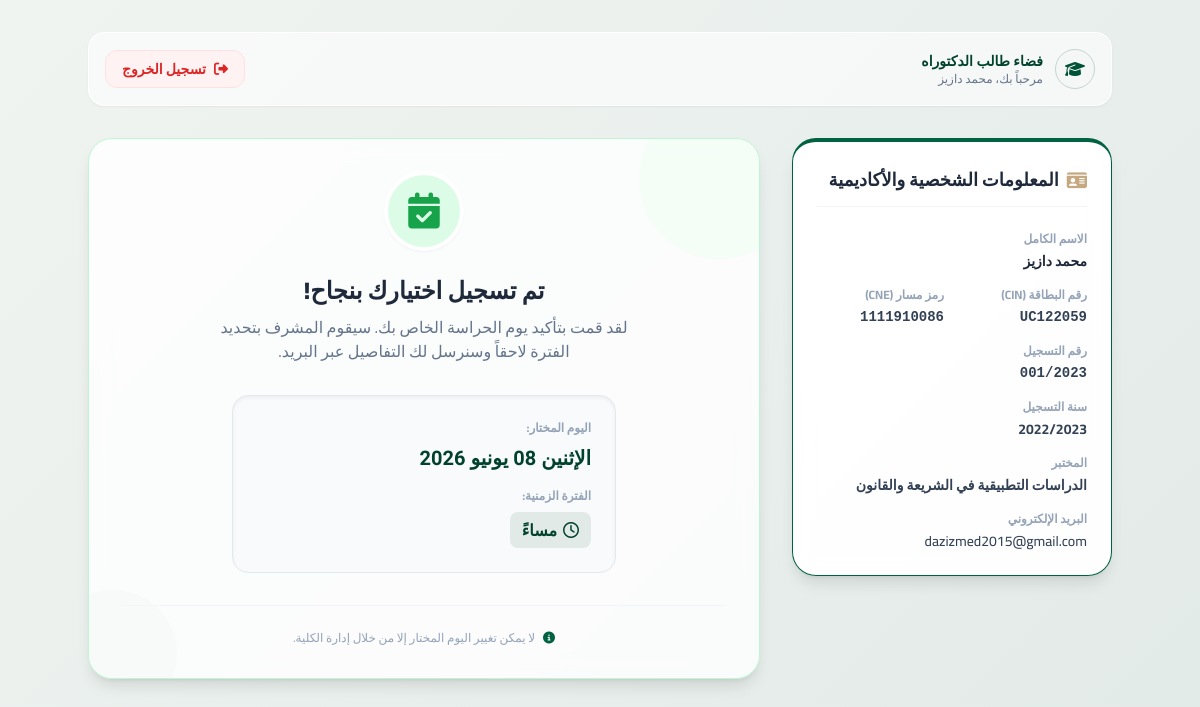
The page /student/dashboard (signed in) on the database its author committed.
### tables this page shows
CREATE TABLE students (
        id INTEGER PRIMARY KEY AUTOINCREMENT,
        anne_inscription TEXT,
        nins TEXT,
        nom_complet TEXT NOT NULL,
        prenom TEXT,
        cne TEXT,
        cin TEXT NOT NULL UNIQUE,
        labo TEXT,
        situation TEXT,
        email TEXT,
        chosen_day TEXT DEFAULT NULL,
        assigned_period TEXT DEFAULT NULL,
        email_sent INTEGER DEFAULT 0,
        registration_date TIMESTAMP DEFAULT NULL
    , assigned_session_id INTEGER DEFAULT NULL REFERENCES sessions(id));

### app.py (the view)
@app.route('/student/dashboard')
def student_dashboard():
    cin = session.get('student_cin')
    if not cin:
        return redirect(url_for('index'))
    conn = get_db()
    cursor = conn.cursor()
    cursor.execute('''
        SELECT s.*, se.track as session_track, se.module_name as session_module,
               se.time_slot as session_time, se.semester as session_semester, se.group_label as session_group
        FROM students s
        LEFT JOIN sessions se ON s.assigned_session_id = se.id
        WHERE UPPER(s.cin) = ?
    ''', (cin.upper(),))
    student = cursor.fetchone()
    if not student:
        session.pop('student_cin', None)
        return redirect(url_for('index'))
    cursor.execute('''
        SELECT d.*,
               (SELECT COUNT(*) FROM students s WHERE s.chosen_day = d.day_label) as registered_count
        FROM days d
        WHERE d.is_active = 1
    ''')
    all_days = [dict(row) for row in cursor.fetchall()]
    available_days = [d for d in all_days if d['registered_count'] < d['max_capacity']]
    conn.close()
    return render_template('student_dashboard.html', student=dict(student), days=available_days, all_days=all_days)

### app.py (called while the page is built)
def get_db():
    conn = sqlite3.connect(DB_PATH)
    conn.row_factory = sqlite3.Row
    return conn

### templates/student_dashboard.html (shortened to what this page needs)
<!DOCTYPE html>
<html lang="ar" dir="rtl">
<head>
    <link rel="stylesheet" href="https://cdnjs.cloudflare.com/ajax/libs/font-awesome/6.4.0/css/all.min.css">
    <script src="https://cdn.tailwindcss.com"></script>
</head>
<body class="py-8 px-4 sm:px-6 lg:px-8 text-slate-800">
    <div class="max-w-5xl mx-auto">
        <div class="flex justify-between items-center mb-8 bg-white/60 p-4 rounded-2xl shadow-sm border border-white">
            <div class="flex items-center gap-3">
                <div class="w-10 h-10 bg-brand-50 rounded-full flex items-center justify-center text-brand-600 border border-brand-200">
                    <i class="fa-solid fa-graduation-cap"></i>
                </div>
                <div>
                    <h2 class="text-sm font-bold text-brand-700 font-tajawal">فضاء طالب الدكتوراه</h2>
                    <p class="text-xs text-slate-500">مرحباً بك، {{ student.nom_complet }}</p>
                </div>
            </div>
            <a href="{{ url_for('student_logout') }}" class="px-4 py-2 bg-red-50 hover:bg-red-100 text-red-600 text-sm font-bold rounded-xl transition-colors flex items-center gap-2 border border-red-100">
                <i class="fa-solid fa-right-from-bracket"></i> تسجيل الخروج
            </a>
        </div>
        <div class="grid grid-cols-1 lg:grid-cols-3 gap-8">
            <div class="lg:col-span-1">
                <div class="glass-card rounded-3xl p-6 border-t-4 border-brand-500 shadow-lg sticky top-8">
                    <h3 class="text-lg font-bold text-slate-800 mb-6 flex items-center gap-2 border-b border-slate-100 pb-3">
                        <i class="fa-solid fa-id-card text-accent-gold"></i> المعلومات الشخصية والأكاديمية
                    </h3>
                    <div class="space-y-4 text-sm">
                        <div>
                            <span class="block text-xs font-bold text-slate-400 mb-1">الاسم الكامل</span>
                            <span class="block font-extrabold text-slate-800">{{ student.nom_complet }}</span>
                        </div>
                        <div class="grid grid-cols-2 gap-4">
                            <div>
                                <span class="block text-xs font-bold text-slate-400 mb-1">رقم البطاقة (CIN)</span>
                                <span class="block font-bold text-slate-700 font-mono text-right" style="direction: ltr;">{{ student.cin }}</span>
                            </div>
                            <div>
                                <span class="block text-xs font-bold text-slate-400 mb-1">رمز مسار (CNE)</span>
                                <span class="block font-bold text-slate-700 font-mono text-right" style="direction: ltr;">{{ student.cne }}</span>
                            </div>
                        </div>
                        <div>
                            <span class="block text-xs font-bold text-slate-400 mb-1">رقم التسجيل</span>
                            <span class="block font-bold text-slate-700 font-mono text-right" style="direction: ltr;">{{ student.nins }}</span>
                        </div>
                        <div>
                            <span class="block text-xs font-bold text-slate-400 mb-1">سنة التسجيل</span>
                            <span class="block font-bold text-slate-700">{{ student.anne_inscription }}</span>
                        </div>
                        <div>
                            <span class="block text-xs font-bold text-slate-400 mb-1">المختبر</span>
                            <span class="block font-semibold text-slate-700">{{ student.labo }}</span>
                        </div>
                        <div>
                            <span class="block text-xs font-bold text-slate-400 mb-1">البريد الإلكتروني</span>
                            <span class="block font-medium text-slate-700 text-right" style="direction: ltr;">{{ student.email }}</span>
                        </div>
                    </div>
                </div>
            </div>
            <div class="lg:col-span-2">
                {% if student.chosen_day %}
                    <div class="glass-card rounded-3xl p-8 border border-green-200 shadow-lg text-center relative overflow-hidden bg-white/80">
                        <div class="absolute -top-10 -right-10 w-40 h-40 bg-green-50 rounded-full opacity-50 pointer-events-none"></div>
                        <div class="absolute -bottom-10 -left-10 w-32 h-32 bg-brand-50 rounded-full opacity-50 pointer-events-none"></div>
                        <div class="inline-flex items-center justify-center w-20 h-20 bg-green-100 text-green-600 rounded-full mb-6 border-4 border-white shadow-sm">
                            <i class="fa-solid fa-calendar-check text-4xl"></i>
                        </div>
                        <h2 class="text-2xl font-extrabold text-slate-800 mb-2">تم تسجيل اختيارك بنجاح!</h2>
                        <p class="text-slate-500 mb-8 max-w-md mx-auto">لقد قمت بتأكيد يوم الحراسة الخاص بك. سيقوم المشرف بتحديد الفترة لاحقاً وسنرسل لك التفاصيل عبر البريد.</p>
                        <div class="bg-slate-50 border border-slate-200 rounded-2xl p-6 inline-block w-full max-w-sm mx-auto text-right shadow-inner">
                            <span class="block text-xs font-bold text-slate-400 mb-2">اليوم المختار:</span>
                            <span class="block text-xl font-extrabold text-brand-700 font-tajawal mb-4">{{ student.chosen_day }}</span>
                            {% if student.session_module %}
                                <div class="mt-4 pt-4 border-t border-slate-200 text-right space-y-3">
                                    <div>
                                        <span class="block text-xs font-bold text-slate-400 mb-0.5">المسلك المعين:</span>
                                        <span class="block font-bold text-slate-800 text-sm">{{ student.session_track }}</span>
                                    </div>
                                    <div>
                                        <span class="block text-xs font-bold text-slate-400 mb-0.5">حصة الحراسة (المادة):</span>
                                        <span class="block font-bold text-brand-700 text-base font-tajawal">{{ student.session_module }}</span>
                                    </div>
                                    <div class="grid grid-cols-2 gap-4">
                                        <div>
                                            <span class="block text-xs font-bold text-slate-400 mb-0.5">التوقيت:</span>
                                            <span class="inline-flex items-center gap-1 text-xs font-bold px-2 py-1 rounded bg-brand-50 text-brand-700 border border-brand-100">
                                                <i class="fa-regular fa-clock"></i> {{ student.session_time }}
                                            </span>
                                        </div>
                                        <div>
                                            <span class="block text-xs font-bold text-slate-400 mb-0.5">الفصل والمجموعة:</span>
                                            <span class="block font-bold text-slate-700 text-xs mt-1">{{ student.session_semester }} - {{ student.session_group }}</span>
                                        </div>
                                    </div>
                                </div>
                            {% else %}
                                <span class="block text-xs font-bold text-slate-400 mb-2">الفترة الزمنية:</span>
                                {% if student.assigned_period %}
                                    <span class="inline-flex items-center gap-1.5 px-3 py-1.5 bg-brand-100 text-brand-700 rounded-lg font-bold">
                                        <i class="fa-regular fa-clock"></i> {{ student.assigned_period }}
                                    </span>
                                {% else %}
                                    <span class="inline-flex items-center gap-1.5 px-3 py-1.5 bg-amber-50 text-amber-600 rounded-lg font-bold border border-amber-200">
                                        <i class="fa-solid fa-hourglass-half"></i> قيد التحديد من طرف المشرف
                                    </span>
                                {% endif %}
                            {% endif %}
                        </div>
                        <div class="mt-8 pt-6 border-t border-slate-100 text-xs text-slate-400 flex items-center justify-center gap-2">
                            <i class="fa-solid fa-circle-info text-brand-500"></i> لا يمكن تغيير اليوم المختار إلا من خلال إدارة الكلية.
                        </div>
                    </div>
                {% endif %}
            </div>
        </div>
    </div>
</body>
</html>

### templates/student_dashboard.html (style rules this page uses)
body { font-family: 'Cairo', 'Tajawal', sans-serif; background: linear-gradient(135deg, #f0f4f1 0%, #e2eae7 100%); min-height: 100vh; }
.glass-card { background: rgba(255, 255, 255, 0.95); backdrop-filter: blur(10px); border: 1px solid rgba(255, 255, 255, 0.2); box-shadow: 0 20px 40px rgba(0, 0, 0, 0.05); }

### rows shown on the page
students: nom_complet "محمد دازيز", cin "UC122059", cne "1111910086", nins "001/2023", anne_inscription "2022/2023", labo "الدراسات التطبيقية في الشريعة والقانون", email "dazizmed2015@gmail.com", chosen_day "الإثنين 08 يونيو 2026", assigned_period "مساءً"
